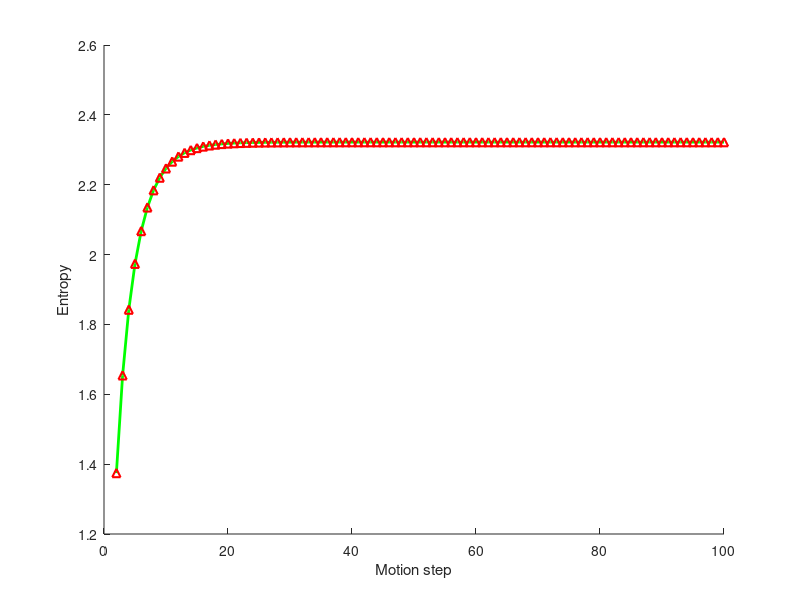

Here is the MATLAB script that generated this plot:
%% The main function
function p7
    clc; clear all; close all;
    p = [1, 0, 0, 0, 0]; 
    u = 1; 
    step = 100;
    pExact = 0.8;
    pOvershoot = 0.1;
    pUndershoot = 0.1;
    entropy = zeros(1, step);
    for i = 1 : step
        p = move(p, u, pExact, pOvershoot, pUndershoot);
        entropy(i) = -sum(p .* log2(p) );        
        disp(i);
        disp(p);
    end  
    h = figure(1);
    hold on;    
    plot(1:step, entropy, '-', 'linewidth', 2,   'color', 'g');
    plot(1:step, entropy, '^', 'linewidth', 1.5, 'color', 'r');
    xlabel('Motion step');
    ylabel('Entropy');
    print(h, '-dpng', 'entropy.png');
end

%%
function q = move(p, u, pExact, pOvershoot, pUndershoot)
    n = length(p);
    q = zeros(1, n);
    for i = 1 : n
        q(i) = pExact * p(mod(i-1-u, n) + 1); 
        q(i) = q(i) + pOvershoot * p(mod(i-2-u, n) + 1);
        q(i) = q(i) + pUndershoot * p(mod(i-u, n) + 1);
    end
end